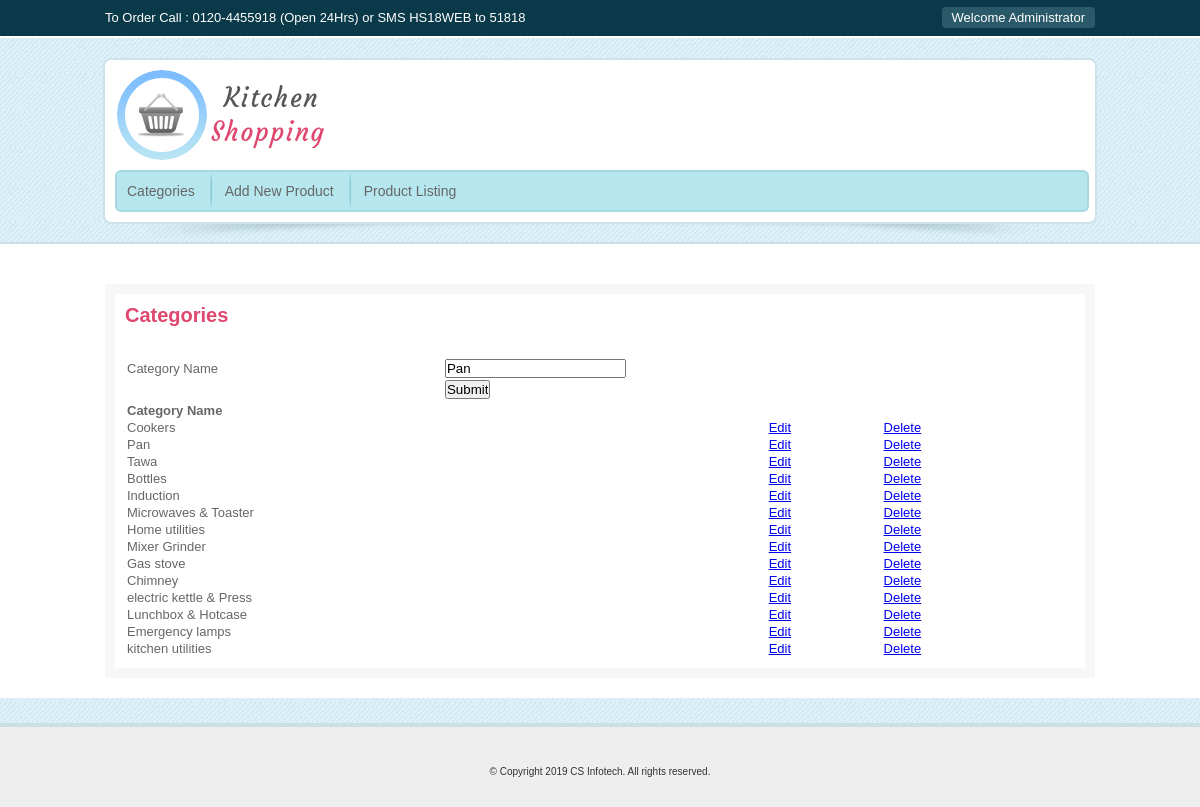
Page /admin/frmcat.php?ccod=6&mod=E on the committed database.
### tables this page shows
CREATE TABLE `tbcat` (
  `catcod` int(11) NOT NULL,
  `catnam` varchar(100) NOT NULL
);

### buslogic.php (called while the page is built, shortened)
<?php
include 'config.php';
class clscat
{
    public $catcod,$catnam;
    public function disp_rec()
    {
        $con=new clscon();
        $link=$con->db_connect();
        $qry="call dspcat()";
        $res=mysqli_query($link,$qry);
        $i=0;
        $ar= array();
        while($r=mysqli_fetch_row($res))
        {
            $ar[$i]=$r;
            $i++;
        }
        return $ar;
    }
    public function find_rec()
    {
        $con=new clscon();
        $link=$con->db_connect();
        $qry="call fndcat($this->catcod)";
        $res=mysqli_query($link,$qry);
        if(mysqli_num_rows($res)>0)
        {
            $r=mysqli_fetch_row($res);
            $this->catcod=$r[0];
            $this->catnam=$r[1];
        }
    }
}
?>

### config.php (called while the page is built, shortened)
<?php
class clscon
{
    public function db_connect()
    {
    $host="localhost";
    $uname="root";
    $pwd="";
    $this->link=mysqli_connect($host,$uname, $pwd,"dbkitchan");
    return $this->link;
    }
    }
?>

### admin/frmcat.php (the view, shortened to what this page needs)
<?php
include_once '../buslogic.php';
if(isset($_REQUEST["ccod"]))
{
    if($_REQUEST["mod"]=='E')
    {
        $obj=new clscat();
        $obj->catcod=$_REQUEST["ccod"];
        $obj->find_rec();
        $cnam=$obj->catnam;
    }
}
?>
<!DOCTYPE html PUBLIC "-//W3C//DTD XHTML 1.0 Transitional//EN" "http://www.w3.org/TR/xhtml1/DTD/xhtml1-transitional.dtd">
<html xmlns="http://www.w3.org/1999/xhtml">
<head>
<link rel="stylesheet" href="../css/style.css" type="text/css" />
</head>
<body>
<div class="main-wrapper">
  <div class="header">
    <div class="top-part">
      <div class="top-inner-part">
        <div class="call-no"> To Order Call : 0120-4455918 (Open 24Hrs) or SMS HS18WEB to 51818 </div>
        <div class="login-area"> Welcome Administrator  </a>
        </div>
      </div>
    </div>
    <div class="logo-area">
      <div class="logo"> <a href="#"> <img src="../images/logo.png" /></a> </div>
      <div class="navigation">
        <ul>
          <li><a href="frmcat.php"> Categories </a> </li>
          <li><a href="frmprd.php"> Add New Product </a> </li>
       <li><a href="frmlst.php"> Product Listing </a> </li>
        </ul>
      </div>
    </div>
    <div class="shadow"><img src="../images/shadow.png" /></div>
  </div>
  <div class="middle">
    <div class="middle-inner">
      <div class="pro-cart-page">
                <div class="pro-discrp">
                    <h6> Categories </h6>
                    <br></br>
                    <form method="Post" action="frmcat.php">
                        <table border="0" width="100%">
                            <tr>
                                <td>
                     Category Name
                                </td>
                                <td>
                                    <input type="text" required="" name="txtcatnam"  value="<?php if(isset($cnam)) echo $cnam; ?>" />
                                </td>
                            </tr>
                            <tr>
                                <td></td>
                                <td>
          <input type="submit" name="btnsub" value="Submit"/>
                                </td>
                            </tr>
                        </table>
                        <?php
                    $obj=new clscat();
                   $arr=$obj->disp_rec();
       if(count($arr)>0)
       {
           echo "<table width=100% >";
           echo "<tr><th>Category Name</th></tr>";
           for($i=0;$i<count($arr);$i++)
           {
               echo "<tr><td>".$arr[$i][1]."</td>";
               echo "<td><a href=frmcat.php?ccod=".$arr[$i][0]."&mod=E >Edit</a></td>";
               echo "<td><a href=frmcat.php?ccod=".$arr[$i][0]."&mod=D >Delete</a></td></tr>";
           }
           echo "</table>";
       }
                        ?>
                    </form>
                </div>
      </div>
    </div>
  </div>
  <div class="footer">
    <div class="footer-inner">
      <p> © Copyright 2019 CS Infotech. All rights reserved. </p>
    </div>
  </div>
</div>
</body>
</html>

### css/style.css (style rules this page uses)
body { margin:0; padding:0; font-family:Arial, Helvetica, sans-serif; background:url(../images/main-bg.jpg) repeat; }
* { margin:0; padding:0; }
a img { border:0; outline:none; }
.main-wrapper { width:100%; margin:0 auto; }
.header { width:100%; margin:0 auto; }
.top-part { background:#0a3a49; border-bottom: 2px solid #ffffff; width: 100%; padding:3px 0; }
.top-inner-part { width:990px; margin:0 auto; }
.top-inner-part .call-no { width:500px; float:left; font:13px/30px Arial, Helvetica, sans-serif; color:#fff; }
.top-inner-part .login-area { font:13px Arial, Helvetica, sans-serif; background:#2A5A69; float: right; padding:3px 10px; margin:4px 0; border-radius: 4px 4px 4px 4px; color:#FFF; }
.logo-area { margin-bottom: 0; margin-left: auto;margin-right: auto; padding:10px; width: 970px; background:#ffffff; border: 2px solid #CEE2E9; border-radius: 8px 8px 8px 8px; margin: 20px auto 0; }
.logo-area .logo { width:225px; height:90px; float:left; }
.shadow { width:910px; margin:0 auto; }
.navigation { background:#B7E7EE;margin: 10px 0 0; padding: 0 10px;width: 950px; border: 2px solid #A8D8DF; border-radius: 6px 6px 6px 6px; }
.navigation ul li { background:url(../images/sep.png) no-repeat; list-style:none; float:left; background:url(../images/sep.png) no-repeat; display:block; padding:11px 15px; }
.navigation ul li:first-child { background:none; padding-left: 0; }
.navigation ul li a { text-decoration:none; color:#666; font:14px Verdana, Geneva, sans-serif;display:block; }
.middle { width:100%;margin:0 auto; background:#fff; border-top: 2px solid #CBDFE6; }
.middle-inner { padding: 20px 0; width:990px; margin: 0 auto 25px; }
.footer { background:#EEEEEE; border-top: 4px solid #CBDFE6; margin: 0 auto; padding: 4px 0 30px; width: 100%; }
.footer-inner { padding-top:20px; width:940px; margin:0 auto; }
.footer-inner p { color: #333; font: 10px Verdana, Geneva, sans-serif; text-align:center; margin-top:15px; }
.pro-discrp { color:#666; font:13px Arial,Helvetica,sans-serif; text-align:justify; border:10px solid #F7F7F7; padding:10px; margin-top:20px; }
.pro-discrp h6 { color:#DF476E; font:bold 20px Arial,Helvetica,sans-serif; }

### rows in the picture
tbcat: txtcatnam "Pan", catnam "Pan"
tbcat: catnam "Cookers"
tbcat: catnam "Tawa"
tbcat: catnam "Bottles"
tbcat: catnam "Induction"
tbcat: catnam "Microwaves & Toaster"
tbcat: catnam "Home utilities"
tbcat: catnam "Mixer Grinder"
tbcat: catnam "Gas stove"
tbcat: catnam "Chimney"
tbcat: catnam "electric kettle & Press"
tbcat: catnam "Lunchbox & Hotcase"
tbcat: catnam "Emergency lamps"
tbcat: catnam "kitchen utilities"
